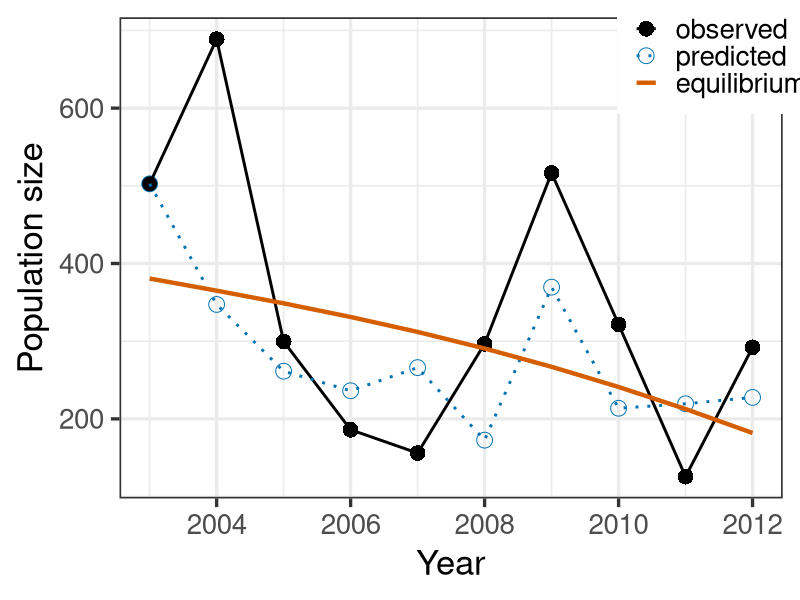

Reproduce this figure in R.
## ---- chunk 1
library(ggplot2)
library(dplyr)
library(tidyr)
## ---- chunk 2
cbbPalette <- c("#000000", 
                #"#E69F00", "#56B4E9", "#009E73", "#F0E442", 
                "#0072B2", "#D55E00"
                #, "#CC79A7"
                )
## ---- chunk 3

fig1 <- read.csv('Copy of Figure 1.csv',header=T)

#make long
f1 <- 
  select(fig1,-X) %>%
  gather(type,value,observed.length:equilibrium.N) %>%
  separate(type, c("type", "var")) %>%
  mutate( type=factor(type,levels=c('observed','predicted','equilibrium'),ordered=T) )
## ---- chunk 4
popSizeWB <- 
  
filter(f1, river=='Westbrook' & var=='N') %>%
ggplot( aes(year,value,shape=type,linetype=type,color=type,size=type) ) +
  geom_point(size=5)+#, shape=16) +
  geom_line() +
  theme_bw(base_size=25) +
  theme(legend.justification=c(0,0), legend.position=c(.75,.8),
        legend.title=element_blank()) +
  scale_x_continuous('Year',limits=c(2003,2012), breaks=c(seq(2002,2012,2))) +
  scale_y_continuous('Population size') +
  scale_shape_manual(values=c(16,1,NA)) +
  scale_linetype_manual(values=c(1,3,1)) +
  scale_colour_manual(values=cbbPalette)+#c("red","blue",'black')) +
  scale_size_manual(values=c(1.,1,1.5))
  



